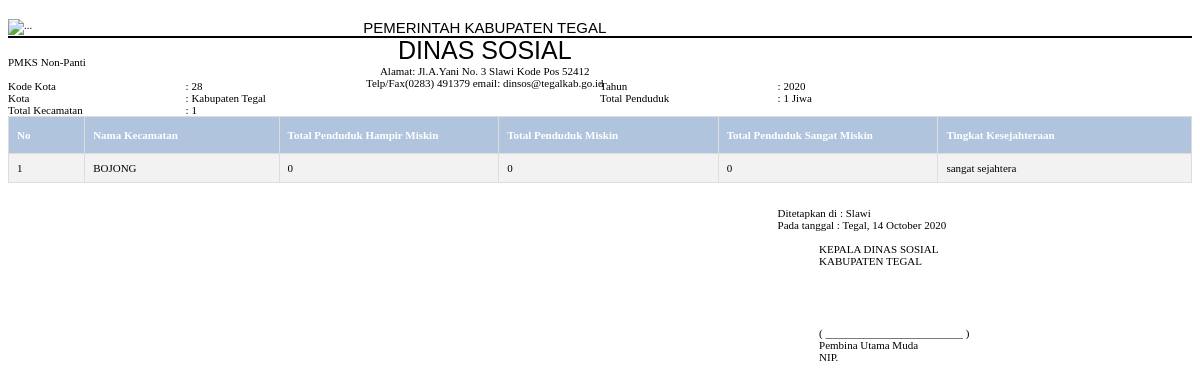
Before: /c_report/laporan_klasifikasi_kecamatan/2020 with the older database file.
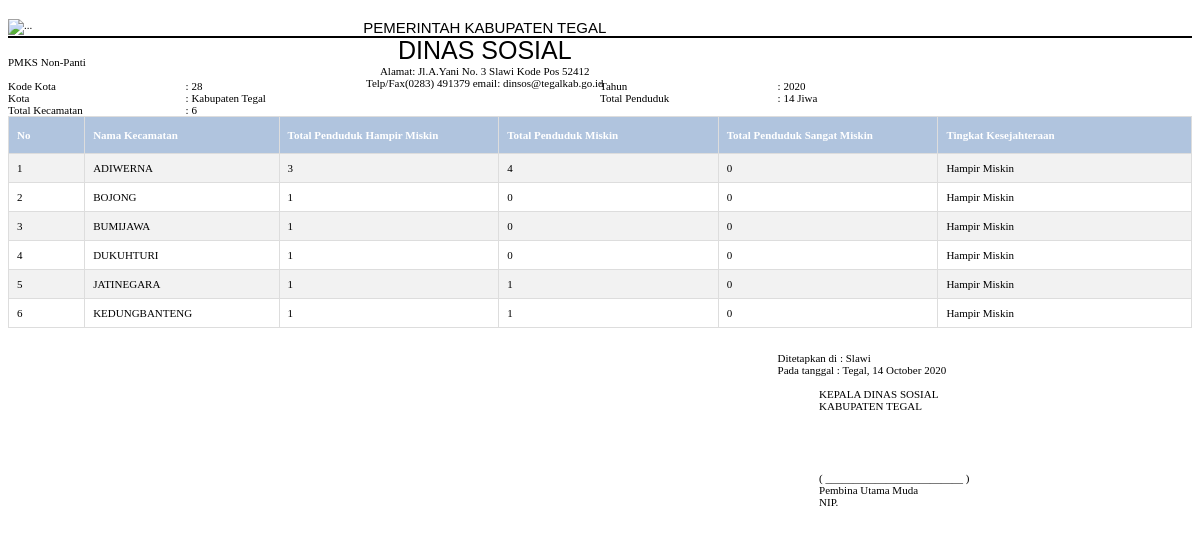
After: the same page with the newer database file.
### tables this page shows
CREATE TABLE `tb_variabel_desa` (
  `variabel_id` int(11) NOT NULL,
  `nama_variabel` varchar(50) NOT NULL,
  `min` decimal(10,0) NOT NULL,
  `persen` char(4) NOT NULL
);

### application/controllers/c_report.php (called while the page is built, shortened)
<?php
class c_report extends CI_Controller{
public function __construct(){
  $this->load->model('mamdani','m_report');
  $this->load->helper('tgl_indo');
  $this->load->library('form_validation');
}
public function laporan_klasifikasi_kecamatan($id){
  $this->load->library('dompdf_gen');
  $data['report']=$this->m_report->select_untuk_laporan_klasifikasi_kecamatan($id);
  $data['tingkat']= $this->mamdani->klasifikasi_wilayah();
	$data['kali_kec']=$this->mamdani->get_total_penduduk_kecamatan();
  $data['tahun']=$this->m_report->get_tahun_klasifikasi_select_kecamatan($id);
  $data['sum_kemiskinan']=$this->m_report->count_kemiskinan_select($id);
   $data['sum_kecamatan']=$this->m_report->count_kecamatan_select($id);
  $data['total_penduduk']= $this->m_report->total_penduduk($id);
  $this->load->view('admin/lihatdata/laporan_pdf_kec',$data);
}
}
    ?>

### index.php (called while the page is built, shortened)
<?php
require_once BASEPATH.'core/CodeIgniter.php';

### application/models/m_report.php (called while the page is built, shortened)
<?php
class m_report extends CI_Model{
public function get_tahun_klasifikasi_select_kecamatan($id){
  $this->db->select('tahun_klasifikasi');
  $this->db->where('tahun_klasifikasi',$id);
  $q=$this->db->get('tb_klasifikasi_penduduk')->row();
  return $q->tahun_klasifikasi;
}
function select_untuk_laporan_klasifikasi_kecamatan($id){
  $this->db->select('nama_kecamatan,
      sum(if(klasifikasi="Hampir Miskin",1,0)) as rendah, sum(if(klasifikasi="Miskin",1,0)) as sedang,
      sum(if(klasifikasi="Sangat Miskin",1,0)) as tinggi, tahun_klasifikasi');
        $this->db->from('tb_klasifikasi_penduduk');
        $this->db->join('tb_kecamatan','tb_kecamatan.kecamatan_id=tb_klasifikasi_penduduk.kecamatan');
        $this->db->where('tahun_klasifikasi',$id);
        $this->db->group_by('nama_kecamatan, tahun_klasifikasi');
        return $query=$this->db->get()->result();
}
    }
?>

### application/models/mamdani.php (called while the page is built, shortened)
<?php
class mamdani extends CI_Model{
  function klasifikasi_wilayah(){
    return $this->db->select('*')->from('tb_variabel_desa')->get()->result();
  }
  function get_total_penduduk_kecamatan(){
    return $this->db->select('*')->from('tb_kecamatan')->get()->result();
  }
}

### application/views/admin/lihatdata/laporan_pdf_kec.php (the view, shortened to what the changed rows need)
<!DOCTYPE html>
<html lang="en"><head>
</head><body>
<div class="container">
    ?><br><hr><br>
    <label for="">PMKS Non-Panti</label><br><br>
    <div class="row">
            <div class="rooo">
                <div class="col30">
                <label>: 28</label><br>
                <label>: Kabupaten Tegal</label><br>
                <label>: <?php echo $sum_kecamatan ?></label><br>
                </div>
                <div class="col30">
                <label>: <?php echo $tahun ?></label><br>
                <label>: <?php echo $total_penduduk ?> Jiwa</label>
                </div>
            </div>
        </div>
        <table id="table">
            <tr>
                <th class="th1">No</th>
                <th class="th2">Nama Kecamatan </th>
                <th>Total Penduduk Hampir Miskin</th>
                          <th>Total Penduduk Miskin</th>
                          <th>Total Penduduk Sangat Miskin</th>
                <th class="th7">Tingkat Kesejahteraan</th>
            </tr>
            <?php $no=1;
            foreach ($report as $f) : ?>
            <tr>
            <td class="th1"><?php echo $no++ ?></td>
                <td class="th2"><?php echo $f->nama_kecamatan ?></td>
                <td><?php echo $f->rendah ?></td>
                <td><?php echo $f->sedang ?></td>
                <td><?php echo $f->tinggi ?></td>
                <td class="th7">
                <?php foreach ($kali_kec as $kec) {
                    if ($f->nama_kecamatan==$kec->nama_kecamatan) {
                        foreach ($tingkat as $data) {
                            if (($f->rendah + $f->sedang + $f->tinggi) <= ($data->persen*$kec->total_penduduk)) {
                                echo $data->nama_variabel;
                            break;
                        }
                    }
                }
            } ?></td>
            </tr>
            <?php endforeach; ?>
        </table>
    <br><br>
</div>
</body></html>

Changed rows visible on the page:
changed tb_kecamatan (number 2 of 6 on the later page): gains tb_variabel_desa (nama_variabel "Hampir Miskin"); loses tb_variabel_desa (nama_variabel "sangat sejahtera")
Other visible differences:
$sum_kecamatan: "1" → "6"
$total_penduduk: "1" → "14"
new list line: "1 ADIWERNA 3 4 0"
new list line: "2 BOJONG 1 0 0"
new list line: "3 BUMIJAWA 1 0 0"
new list line: "4 DUKUHTURI 1 0 0"
new list line: "5 JATINEGARA 1 1 0"
new list line: "6 KEDUNGBANTENG 1 1 0"
list line gone: "1 BOJONG 0 0 0"
